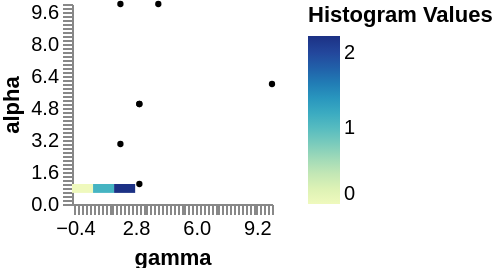

Express this chart as Vega-Lite.
### Vega specification from a JSON file in a GitHub repository (floating-point values rounded to 4 significant figures)
{"$schema": "https://vega.github.io/schema/vega/v5.json", "width": 100, "height": 100, "data": [{"name": "points", "values": [{"gamma": 2, "alpha": 10}, {"gamma": 3, "alpha": 5}, {"gamma": 3, "alpha": 5}, {"gamma": 10, "alpha": 6}, {"gamma": 2, "alpha": 3}, {"gamma": 4, "alpha": 10}, {"gamma": 3, "alpha": 1}]}, {"name": "mesh", "values": [{"x_start": -0.5556, "x_end": 0.5556, "y_start": 0.5556, "y_end": 1, "__count": 0.0}, {"x_start": 0.5556, "x_end": 1.667, "y_start": 0.5556, "y_end": 1, "__count": 1.111}, {"x_start": 1.667, "x_end": 2.778, "y_start": 0.5556, "y_end": 1, "__count": 2.222}]}], "marks": [{"name": "marks", "type": "rect", "style": ["rect"], "from": {"data": "mesh"}, "encode": {"update": {"fill": {"scale": "color", "field": "__count"}, "x2": {"scale": "x", "field": "x_start"}, "x": {"scale": "x", "field": "x_end"}, "y2": {"scale": "y", "field": "y_start"}, "y": {"scale": "y", "field": "y_end"}}}}, {"type": "symbol", "from": {"data": "points"}, "encode": {"enter": {"fillOpacity": {"value": 1}, "fill": {"value": "black"}}, "update": {"x": {"scale": "x", "field": "gamma"}, "y": {"scale": "y", "field": "alpha"}, "size": {"value": 10}}}}], "scales": [{"name": "x", "type": "linear", "domain": {"fields": [{"data": "points", "field": "gamma"}, {"data": "mesh", "field": "x_start"}, {"data": "mesh", "field": "y_end"}]}, "range": [0, {"signal": "width"}]}, {"name": "y", "type": "linear", "domain": {"fields": [{"data": "points", "field": "alpha"}, {"data": "mesh", "field": "y_start"}, {"data": "mesh", "field": "y_end"}]}, "range": [{"signal": "height"}, 0]}, {"name": "color", "type": "linear", "domain": {"data": "mesh", "field": "__count"}, "range": "heatmap", "interpolate": "hcl", "zero": true}], "axes": [{"scale": "x", "orient": "bottom", "title": "gamma", "labelOverlap": true, "tickCount": {"signal": "ceil(width/3)"}}, {"scale": "y", "orient": "left", "title": "alpha", "labelOverlap": true, "tickCount": {"signal": "ceil(height/3)"}}], "legends": [{"fill": "color", "gradientLength": {"signal": "height - 16"}, "title": "Histogram Values"}]}
